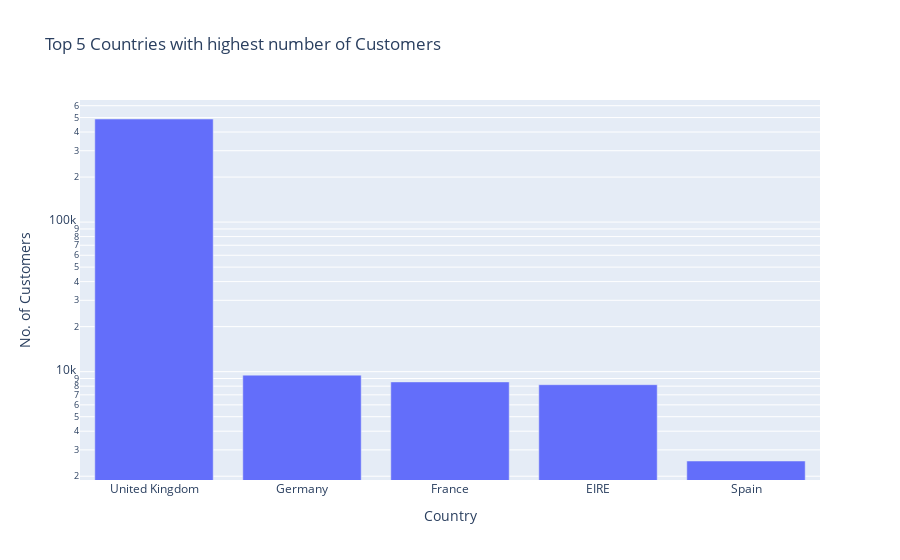

Notebook cell for this chart:
### Code cell
fig = px.bar(high_customers, x='Country', y='No. of Customers', log_y=True, title='Top 5 Countries with highest number of Customers')
fig.show()

### Figure 1 — Plotly figure (JSON) as saved in the notebook; plotly's stock layout.template omitted (floating-point values rounded to 4 significant figures)
{"data": [{"alignmentgroup": "True", "hovertemplate": "Country=%{x}<br>No. of Customers=%{y}<extra></extra>", "legendgroup": "", "marker": {"color": "#636efa", "pattern": {"shape": ""}}, "name": "", "offsetgroup": "", "orientation": "v", "showlegend": false, "textposition": "auto", "type": "bar", "x": ["United Kingdom", "Germany", "France", "EIRE", "Spain"], "xaxis": "x", "y": [488905, 9480, 8541, 8183, 2528], "yaxis": "y"}], "layout": {"barmode": "relative", "legend": {"tracegroupgap": 0}, "title": {"text": "Top 5 Countries with highest number of Customers"}, "xaxis": {"anchor": "y", "domain": [0, 1], "title": {"text": "Country"}}, "yaxis": {"anchor": "x", "domain": [0, 1], "title": {"text": "No. of Customers"}, "type": "log"}}}
